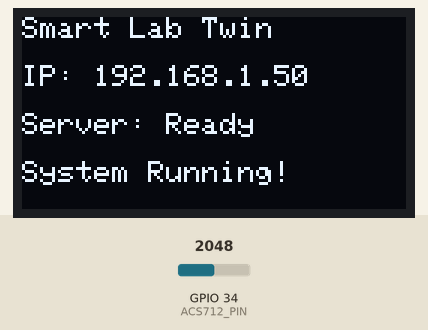
This sketch was run on a simulated ESP32. Parts: 128×64 one-colour display. The test bench sets the inputs (shaded band); at power-on: GPIO 34 (ACS712_PIN) = 2048 (analog values on the 0–4095 scale). WiFi joins after 1.5 s; servers stay silent unless stated; uploads are accepted with an empty reply; what the sketch prints to the serial monitor is not drawn.

Above: at 1.7 s.
At 3.1 s:
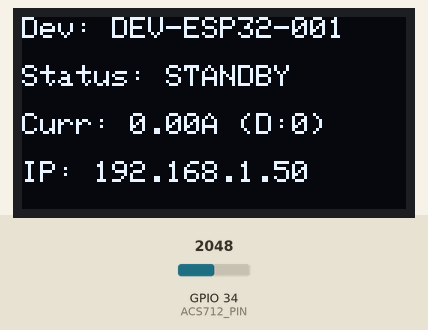

The sketch:

main.ino
```cpp
#include <Wire.h>
#include <WiFi.h>
#include <ESPmDNS.h>
#include <HTTPClient.h>
#include <ArduinoJson.h>
#include <Adafruit_GFX.h>
#include <Adafruit_SSD1306.h>

// ================= 1. 配置参数 (根据实际修改) =================
const char* WIFI_SSID = "木工所实验中心";
const char* WIFI_PASS = "caf888888";

// 局域网服务域名 (mDNS 自动寻址，电脑 IP 随意变动均可自动捕获)
const char* MDNS_HOST = "smartlab";

// 备用降级静态 IP (当个别路由器禁止 mDNS 组播时自动降级生效)
const char* FALLBACK_SERVER_IP = "10.21.11.76";
const int SERVER_PORT = 8000;

// 设备物理唯一编号 (与网页实验室空间绑定，永不失效)
const char* DEVICE_CODE = "DEV-ESP32-001";

// 引脚定义
#define ACS712_PIN  34  // ACS712 连接 ESP32 GPIO34 (ADC)
#define OLED_SCL    22  // OLED SCL 接 GPIO22
#define OLED_SDA    21  // OLED SDA 接 GPIO21

#define SCREEN_WIDTH 128
#define SCREEN_HEIGHT 64
// =============================================================

Adafruit_SSD1306 display(SCREEN_WIDTH, SCREEN_HEIGHT, &Wire, -1);

// 动态解析获得的服务端 URL
String currentServerUrl = "";
IPAddress resolvedServerIP;
unsigned long lastMDNSSearch = 0;

// 辅助函数：清屏并在 OLED 展现 4 行文字
void showOLED(String line1, String line2, String line3, String line4) {
  display.clearDisplay();
  display.setTextSize(1);
  display.setTextColor(SSD1306_WHITE);

  display.setCursor(0, 0);   display.println(line1);
  display.setCursor(0, 16);  display.println(line2);
  display.setCursor(0, 32);  display.println(line3);
  display.setCursor(0, 48);  display.println(line4);

  display.display();
}

// 自动探测并解析电脑服务端 IP (mDNS 自动寻址)
bool updateServerEndpoint(bool forceSearch) {
  if (!forceSearch && currentServerUrl.length() > 0 && (millis() - lastMDNSSearch < 60000)) {
    return true;
  }

  Serial.println(F("[mDNS] 正在局域网搜索 smartlab.local 电脑端..."));
  IPAddress hostIp = MDNS.queryHost(MDNS_HOST, 1500);

  if (hostIp != INADDR_NONE && hostIp.toString() != "0.0.0.0") {
    resolvedServerIP = hostIp;
    currentServerUrl = "http://" + resolvedServerIP.toString() + ":" + String(SERVER_PORT) + "/api/v1/telemetry/ingest";
    Serial.printf("[mDNS] 成功捕获电脑服务端最新 IP: %s\n", resolvedServerIP.toString().c_str());
    lastMDNSSearch = millis();
    return true;
  } else {
    // 降级回退到备用默认 IP
    currentServerUrl = "http://" + String(FALLBACK_SERVER_IP) + ":" + String(SERVER_PORT) + "/api/v1/telemetry/ingest";
    Serial.printf("[mDNS] 未搜索到 smartlab.local，使用备用端点: %s\n", currentServerUrl.c_str());
    lastMDNSSearch = millis();
    return false;
  }
}

void setup() {
  Serial.begin(115200);

  // 1. 配置 ESP32 ADC 衰减 (允许测量 0 ~ 3.3V，防止 2.5V 饱和溢出)
  analogReadResolution(12);
  analogSetAttenuation(ADC_11db);
  pinMode(ACS712_PIN, INPUT);

  // 2. 初始化 I2C 与 OLED 显示屏
  Wire.begin(OLED_SDA, OLED_SCL);
  if (!display.begin(SSD1306_SWITCHCAPVCC, 0x3C)) { // 0x3C 为 OLED 默认 I2C 地址
    Serial.println(F("SSD1306 OLED 初始化失败！"));
    for (;;); // 卡住提示检查接线
  }

  showOLED("Smart Lab Twin", "Initializing...", "Device: " + String(DEVICE_CODE), "Connecting WiFi...");

  // 3. 连接 Wi-Fi
  WiFi.begin(WIFI_SSID, WIFI_PASS);
  int retry = 0;
  while (WiFi.status() != WL_CONNECTED) {
    delay(500);
    retry++;
    showOLED("WiFi Connecting...", "SSID: " + String(WIFI_SSID), "Attempting: " + String(retry) + "s", "Please wait...");
    Serial.print(".");
  }

  String localIP = WiFi.localIP().toString();
  Serial.println("\nWiFi 连接成功! IP: " + localIP);

  // 4. 启动 mDNS 响应器并首次解析服务端电脑
  if (MDNS.begin("esp32-sensor")) {
    Serial.println(F("[mDNS] 客户端 mDNS 模块启动就绪"));
  }

  showOLED("WiFi Connected!", "IP: " + localIP, "Searching Server", "smartlab.local...");
  updateServerEndpoint(true);

  showOLED("Smart Lab Twin", "IP: " + localIP, "Server: Ready", "System Running!");
  delay(1200);
}

void loop() {
  // 1. ACS712 交流采样：连续读取 100 次，使用方差有效值算法防止单点毛刺导致 3995 溢出
  long sum = 0;
  int samples[100];

  for (int i = 0; i < 100; i++) {
    samples[i] = analogRead(ACS712_PIN);
    sum += samples[i];
    delayMicroseconds(1000); // 采样间隔 1ms (捕捉 50Hz 1~2个交流周期)
  }

  int avg = sum / 100;
  long sq_sum = 0;
  for (int i = 0; i < 100; i++) {
    long diff_val = samples[i] - avg;
    sq_sum += diff_val * diff_val;
  }

  // 换算为有效波幅 Peak-to-Peak (RMS * 2.83)
  int raw_diff = (int)(sqrt((double)sq_sum / 100.0) * 2.83);

  // 2. 噪声死区过滤 (Deadband)：ESP32 ADC 底噪与环境干扰一般在 30~50 左右
  const int NOISE_FLOOR = 30;
  int diff = (raw_diff > NOISE_FLOOR) ? (raw_diff - NOISE_FLOOR) : 0;

  // 3. 开关机阈值判定 (扣除底噪后 diff > 40 判定为设备运行中)
  String status_str = (diff > 40) ? "IN_USE" : "IDLE";
  String status_display = (diff > 40) ? "RUNNING" : "STANDBY";

  // 4. 换算安培电流 (ACS712 20A 约 0.008A/ADC位)
  float current_amp = (diff > 0) ? (diff * 0.008f) : 0.0f;
  float voltage_val = 220.0f;

  // 打印调试信息到串口
  Serial.printf("ADC 均值: %d | 采样幅值 raw_diff: %d | 净差值 diff: %d | 电流: %.2fA | 状态: %s\n", avg, raw_diff, diff, current_amp, status_display.c_str());

  // 5. 刷新 OLED 显示屏
  showOLED(
    "Dev: " + String(DEVICE_CODE),
    "Status: " + status_display,
    "Curr: " + String(current_amp, 2) + "A (D:" + String(diff) + ")",
    "IP: " + WiFi.localIP().toString()
  );

  // 6. 通过 HTTP POST 发送数据给电脑端 FastAPI
  if (WiFi.status() == WL_CONNECTED) {
    if (currentServerUrl.length() == 0) {
      updateServerEndpoint(false);
    }

    HTTPClient http;
    http.begin(currentServerUrl);
    http.addHeader("Content-Type", "application/json");

    // 构建 JSON 报文
    StaticJsonDocument<256> doc;
    doc["device_code"] = DEVICE_CODE;
    doc["status"] = status_str;
    doc["current"] = current_amp;
    doc["voltage"] = voltage_val;
    doc["source_type"] = "ESP32_ACS712";

    JsonObject rawDataObj = doc.createNestedObject("raw_data");
    rawDataObj["adc_diff"] = diff;
    rawDataObj["current"] = current_amp;
    rawDataObj["voltage"] = voltage_val;

    String jsonString;
    serializeJson(doc, jsonString);

    int httpResponseCode = http.POST(jsonString);

    if (httpResponseCode > 0) {
      Serial.printf("上报成功 | 状态: %s | 差值: %d | HTTP: %d\n", status_str.c_str(), diff, httpResponseCode);
    } else {
      Serial.printf("上报失败, 错误代码: %s，触发 mDNS 重新探测电脑...\n", http.errorToString(httpResponseCode).c_str());
      // 连续失败时触发 mDNS 重新探测电脑新 IP
      updateServerEndpoint(true);
    }
    http.end(); // 释放连接
  }

  delay(1500); // 每 1.5 秒检测与上报一次
}
```

Measured:
- what the display in image 0 shows lasts 1.3 s, from 1.7 s to 3.0 s
